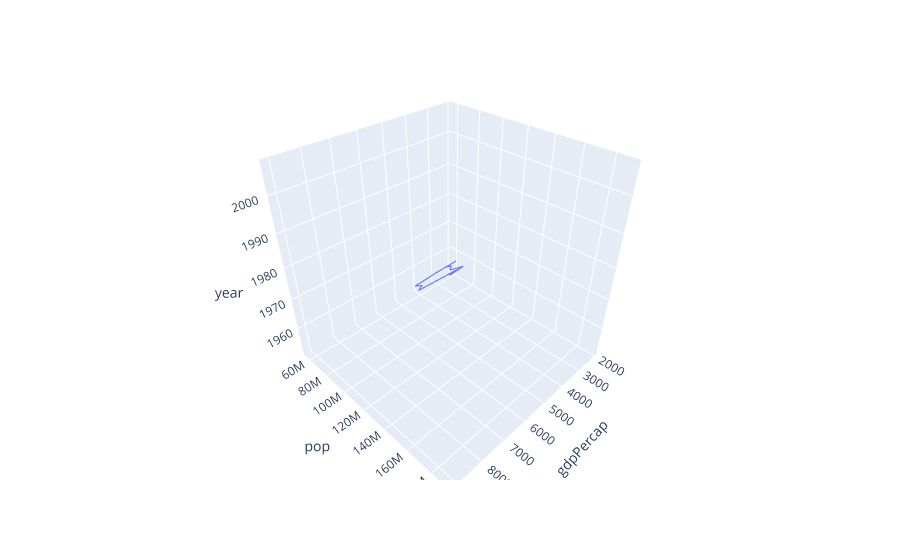

Notebook source saved alongside this figure:
### Code cell
import plotly.express as px
import plotly.express as px
df = px.data.gapminder().query("country=='Brazil'")
fig = px.line_3d(df, x="gdpPercap", y="pop", z="year")
fig.show()

### Figure 1 — Plotly figure (JSON) as saved in the notebook; plotly's stock layout.template omitted (floating-point values rounded to 4 significant figures)
{"data": [{"hoverlabel": {"namelength": 0}, "hovertemplate": "gdpPercap=%{x}<br>pop=%{y}<br>year=%{z}", "legendgroup": "", "line": {"color": "#636efa", "dash": "solid"}, "mode": "lines", "name": "", "scene": "scene", "showlegend": false, "type": "scatter3d", "x": [2109.0, 2487.0, 3337.0, 3430.0, 4986.0, 6660.0, 7031.0, 7807.0, 6950.0, 7958.0, 8131.0, 9066.0], "y": [56602560, 65551171, 76039390, 88049823, 100840058, 114313951, 128962939, 142938076, 155975974, 168546719, 179914212, 190010647], "z": [1952, 1957, 1962, 1967, 1972, 1977, 1982, 1987, 1992, 1997, 2002, 2007]}], "layout": {"legend": {"tracegroupgap": 0}, "margin": {"t": 60}, "scene": {"domain": {"x": [0, 1], "y": [0, 1]}, "xaxis": {"title": {"text": "gdpPercap"}}, "yaxis": {"title": {"text": "pop"}}, "zaxis": {"title": {"text": "year"}}}}}
